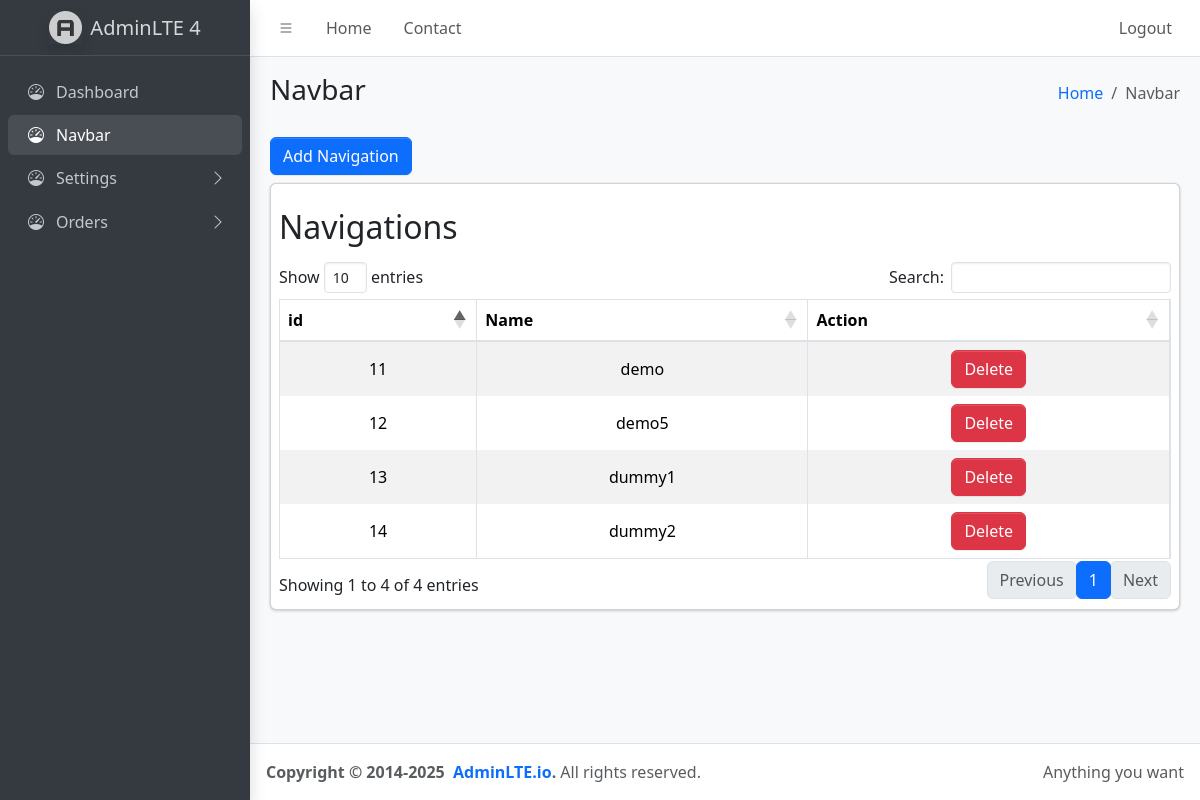
Page /admin/Navbar.php (signed in) on the committed database.
### tables this page shows
CREATE TABLE `navbar` (
  `id` int(11) NOT NULL,
  `category_id` int(11) NOT NULL
);

CREATE TABLE `category` (
  `id` int(11) NOT NULL,
  `category` varchar(255) NOT NULL,
  `thumbnail` varchar(255) DEFAULT NULL
);

### admin/Navbar.php (the view, shortened to what this page needs)
<?php
include 'connection.php';
$navigations = [];
$navTableQuery = "SELECT navbar.id, category.category FROM navbar JOIN category ON navbar.category_id = category.id";
$navTableResult = $conn->query($navTableQuery);
while ($row = $navTableResult->fetch_assoc()) {
  $navigations[] = $row;
}
?>
<!doctype html>
<html lang="en">
<head>
  <link rel="stylesheet" href="https://cdn.jsdelivr.net/npm/@fontsource/source-sans-3@5.0.12/index.css"
 media="print"
    onload="this.media='all'" />
  <link rel="stylesheet" href="https://cdn.jsdelivr.net/npm/overlayscrollbars@2.11.0/styles/overlayscrollbars.min.css"
 />
  <link rel="stylesheet" href="https://cdn.jsdelivr.net/npm/bootstrap-icons@1.13.1/font/bootstrap-icons.min.css"
 />
  <link rel="stylesheet" href="./css/adminlte.css" />
  <link rel="stylesheet" href="https://cdn.jsdelivr.net/npm/apexcharts@3.37.1/dist/apexcharts.css"
 />
  <link rel="stylesheet" href="https://cdn.jsdelivr.net/npm/jsvectormap@1.5.3/dist/css/jsvectormap.min.css"
 />
  <link rel="stylesheet" href="https://cdn.datatables.net/1.13.6/css/dataTables.bootstrap4.min.css">
</head>
<body class="layout-fixed sidebar-expand-lg sidebar-open bg-body-tertiary">
  <div class="app-wrapper">
    <nav class="app-header navbar navbar-expand bg-body">
      <div class="container-fluid">
        <ul class="navbar-nav">
          <li class="nav-item">
            <a class="nav-link" data-lte-toggle="sidebar" href="#" role="button">
              <i class="bi bi-list"></i>
            </a>
          </li>
          <li class="nav-item d-none d-md-block"><a href="#" class="nav-link">Home</a></li>
          <li class="nav-item d-none d-md-block"><a href="#" class="nav-link">Contact</a></li>
        </ul>
        <ul class="navbar-nav ms-auto">
          <div class="nav-item">
            <a class="nav-link" href="logout.php">Logout</a>
          </div>
        </ul>
      </div>
    </nav>
    <aside class="app-sidebar bg-body-secondary shadow" data-bs-theme="dark">
      <div class="sidebar-brand">
        <a href="./index.html" class="brand-link">
          <img src="./assets/img/AdminLTELogo.png" alt="AdminLTE Logo" class="brand-image opacity-75 shadow" />
          <span class="brand-text fw-light">AdminLTE 4</span>
        </a>
      </div>
      <div class="sidebar-wrapper">
        <nav class="mt-2">
          <ul class="nav sidebar-menu flex-column" data-lte-toggle="treeview" aria-label="Main navigation"
            data-accordion="false" id="navigation">
            <li class="nav-item">
              <a href="index.html" class="nav-link">
                <i class="nav-icon bi bi-speedometer"></i>
                <p>
                  Dashboard
                </p>
              </a>
            </li>
            <li class="nav-item">
              <a href="#" class="nav-link active">
                <i class="nav-icon bi bi-speedometer"></i>
                <p>
                  Navbar
                </p>
              </a>
            </li>
            <li class="nav-item">
              <a href="#" class="nav-link">
                <i class="nav-icon bi bi-speedometer"></i>
                <p>Settings
                </p>
              </a>
            </li>
            <li class="nav-item">
              <a href="#" class="nav-link">
                <i class="nav-icon bi bi-speedometer"></i>
                <p>Orders
                </p>
              </a>
            </li>
          </ul>
        </nav>
      </div>
    </aside>
    <main class="app-main">
      <div class="app-content-header">
        <div class="container-fluid">
          <div class="row">
            <div class="col-sm-6">
              <h3 class="mb-0">Navbar</h3>
            </div>
            <div class="col-sm-6">
              <ol class="breadcrumb float-sm-end">
                <li class="breadcrumb-item"><a href="#">Home</a></li>
                <li class="breadcrumb-item active" aria-current="page">Navbar</li>
              </ol>
            </div>
          </div>
        </div>
      </div>
      <div class="app-content">
        <div class="container-fluid">
          <button type="button" class="btn btn-primary my-2" data-bs-toggle="modal" data-bs-target="#addProductModal">
            Add Navigation
          </button>
          <div class="container">
            <div class="row">
              <div class="card rounded p-2">
                <h2 class="table-heading">Navigations</h2>
                <div class="table-responsive ">
                  <table id="example1" class="table border table-bordered table-striped">
                    <thead>
                      <tr>
                        <th>id</th>
                        <th> Name</th>
                        <th>Action</th>
                      </tr>
                    </thead>
                    <tbody class="text-center align-middle">
                      <?php foreach ($navigations as $nav): ?>
                      <tr>
                        <td><?= $nav['id'] ?></td>
                        <td><?= $nav['category'] ?></td>
                        <td>
                            <a href="?delete=<?= $nav['id'] ?>" onClick="return confirm('Do you want to delete this category?');" class="btn btn-danger">Delete</a>
                        </td>
                      </tr>
                      <?php endforeach; ?>
                    </tbody>
                  </table>
                </div>
              </div>
            </div>
          </div>
        </div>
      </div>
    </main>
    <footer class="app-footer">
      <div class="float-end d-none d-sm-inline">Anything you want</div>
      <strong>
        Copyright &copy; 2014-2025&nbsp;
        <a href="https://adminlte.io" class="text-decoration-none">AdminLTE.io</a>.
      </strong>
      All rights reserved.
    </footer>
  </div>
</body>
</html>

### admin/Navbar.php (style rules this page uses)
.table-heading { width: 100%; display: flex; justify-content: space-between; align-items: center; margin-block: 1rem; }

### rows in the picture
navbar: id "11", category.category "demo"
navbar: id "12", category.category "demo5"
navbar: id "13", category.category "dummy1"
navbar: id "14", category.category "dummy2"
